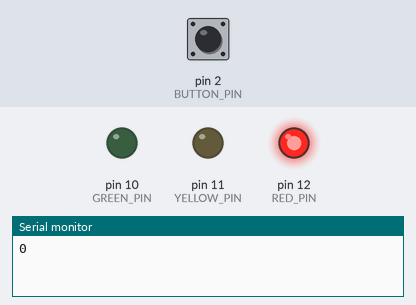
Bench run of a sketch on a simulated Arduino Uno, built with avr-gcc and run on an emulated ATmega328P. On the bench: output pins drawn as LEDs (lit = HIGH), the last lines printed to the serial monitor. The inputs (shaded band) are chosen by the test bench; at power-on: pin 2 (BUTTON_PIN) LOW.

Above: at 0.5 s.
At 1.5 s:
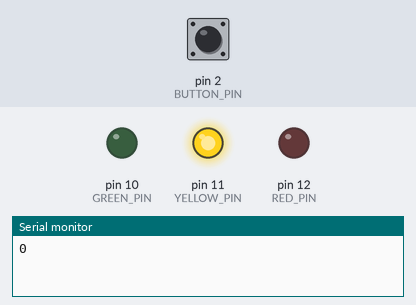
At 5.5 s:
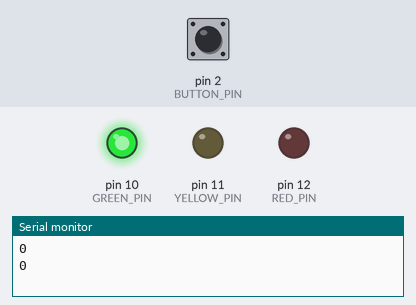
Timing chart, 0 to 6.9 s (numbered marks = the images above):
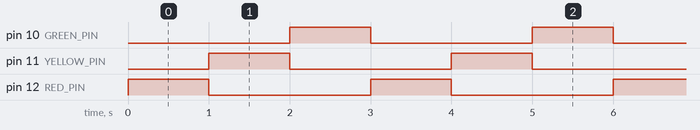

Measured:
- by itself, pin 10 (GREEN_PIN), pin 11 (YELLOW_PIN), pin 12 (RED_PIN): alternates HIGH for 1.0 s and LOW for 2.0 s
- by itself, everything shown: repeats every 3.0 s, in 4 steps

The sketch:

sketch_aug24b_traffic_signal.ino
```cpp
#define POTENTIOMETER_PIN A2
#define BUTTON_PIN 2
#define RED_PIN 12
#define YELLOW_PIN 11
#define GREEN_PIN 10


void setup()
{
  	// Input pin for Anolog not required
  	//pinMode(BUTTON_PIN, INPUT);
    Serial.begin(9600);
    pinMode(BUTTON_PIN, INPUT);
    pinMode(RED_PIN, OUTPUT);
    digitalWrite(RED_PIN, HIGH);
    pinMode(YELLOW_PIN, OUTPUT);
    pinMode(GREEN_PIN, OUTPUT);

}

void setLow() {
  digitalWrite(RED_PIN, LOW);
  digitalWrite(YELLOW_PIN, LOW);
  digitalWrite(GREEN_PIN, LOW);
}

void loop()
{

  Serial.println(digitalRead(BUTTON_PIN));
  if(digitalRead(BUTTON_PIN) == HIGH) {
    	setLow();
      delay(1000);
    } else {
      digitalWrite(RED_PIN, HIGH);
      delay(1000);
      digitalWrite(RED_PIN, LOW);
      digitalWrite(YELLOW_PIN, HIGH);
      delay(1000);
      digitalWrite(YELLOW_PIN, LOW);
      digitalWrite(GREEN_PIN, HIGH);
      delay(1000);
      digitalWrite(GREEN_PIN, LOW);
  }
}
```
